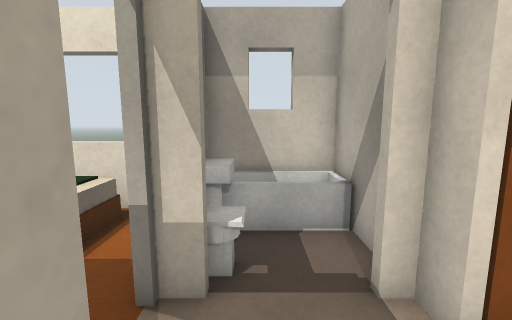
[1] (above)

23 first-person views from a walk through a Gazebo world. The camera is 1.2 m above the floor, tilts 8° down and sees 90° across. The floor is counted in squares, 0.5 m on a side. Each view is taken from the middle of a square. On the plan, view 1 faces up. The plan holds only what a view shows up to about 17 squares ahead; the rest is blank.

[2]
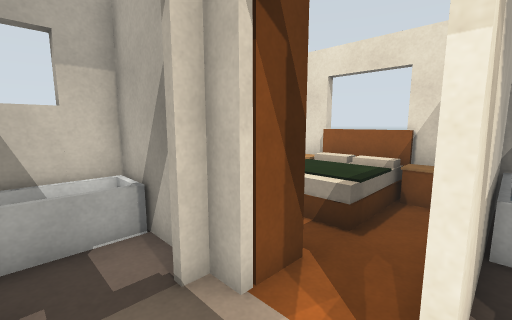

[3]
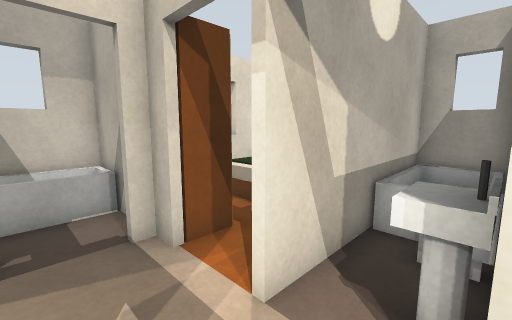

[4]
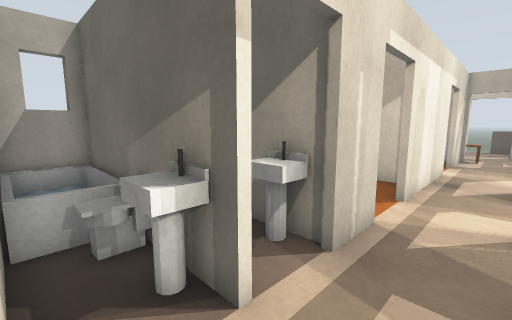

[5]
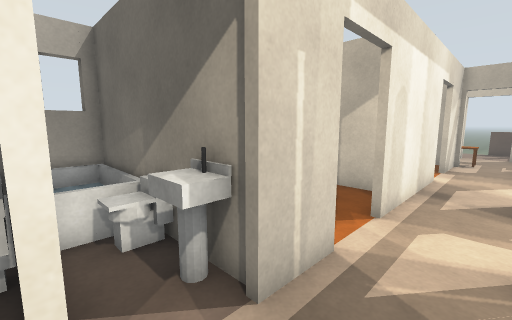

[6]
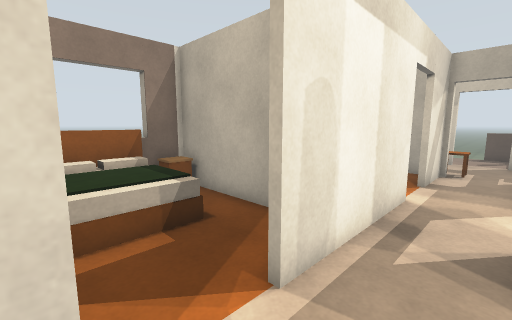

[7]
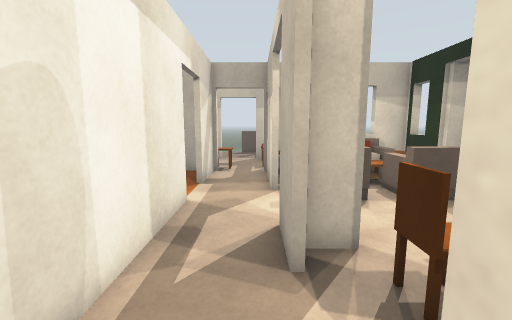

[8]
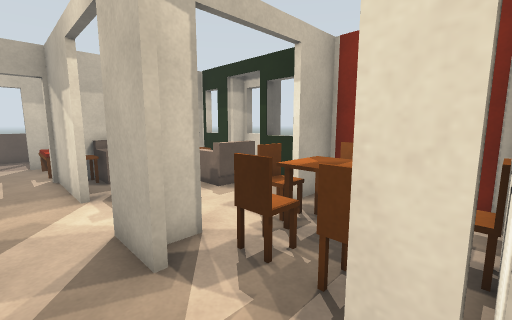

[9]
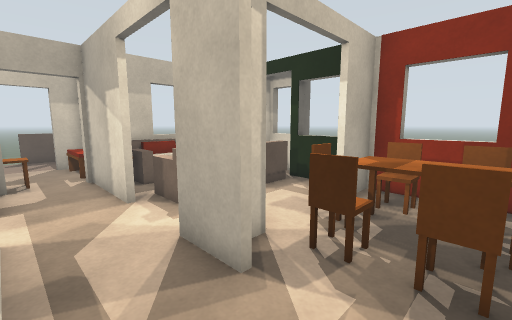

[10]
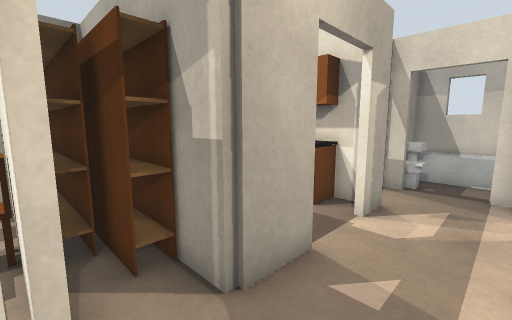

[11]
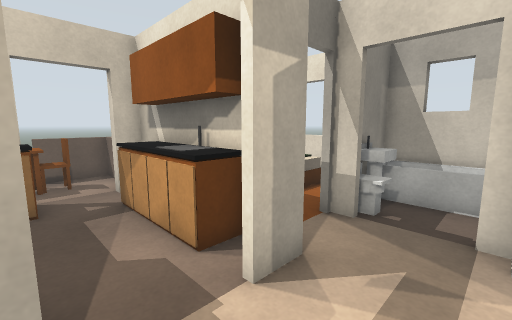

[12]
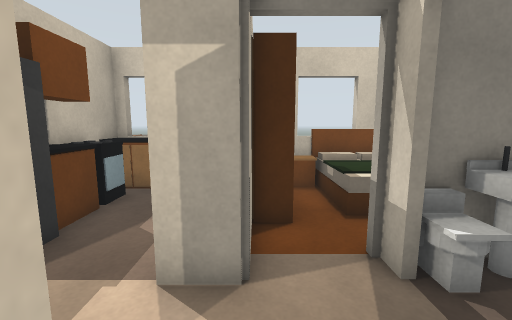

[13]
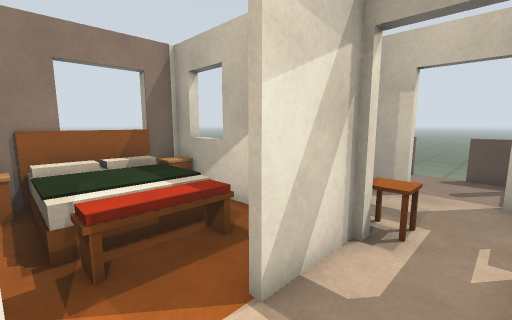

[14]
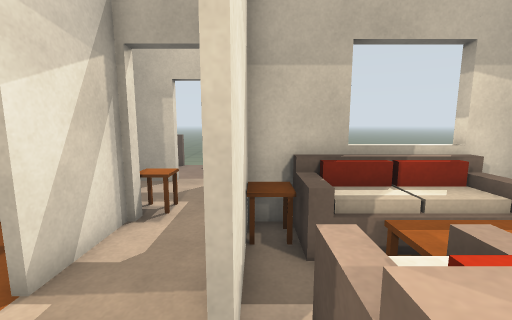

[15]
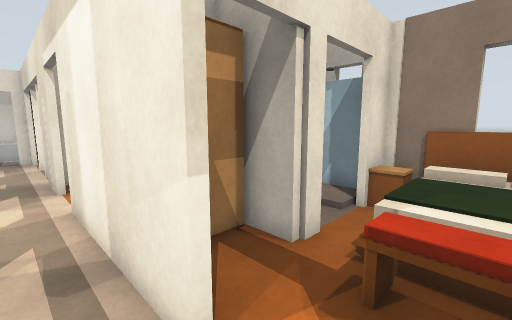

[16]
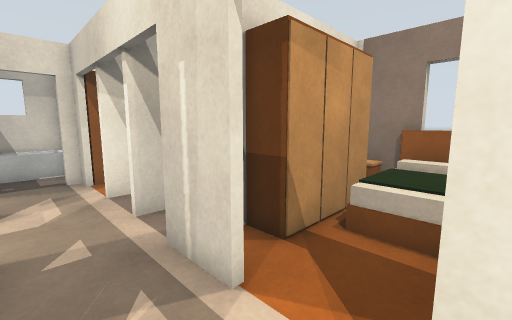

[17]
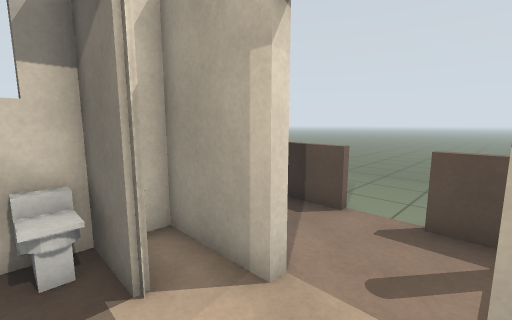

[18]
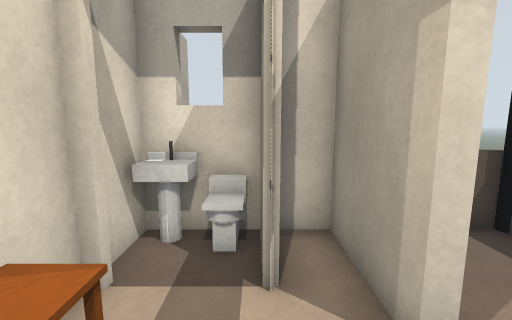

[19]
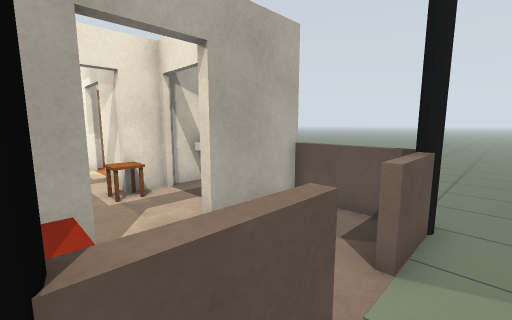

[20]
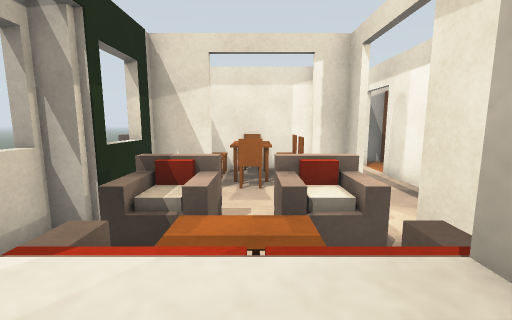

[21]
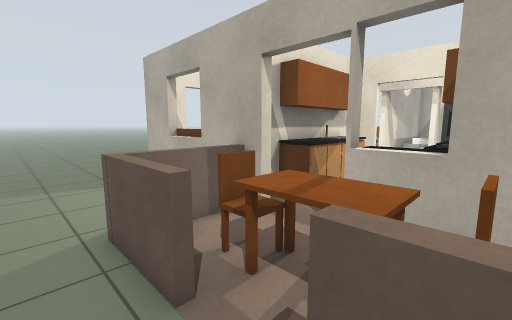

[22]
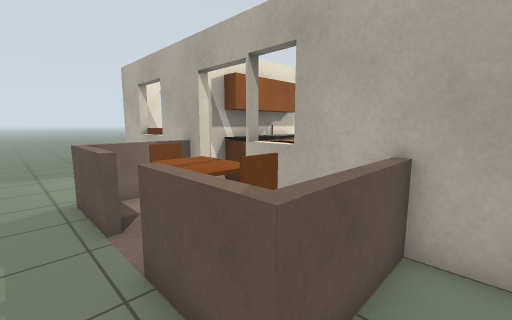

[23]
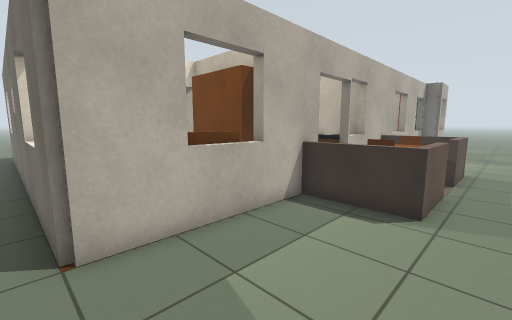

### Floor plan
Key: @ floor where view 1 was taken; # wall or solid block; . floor; = window, fence, low wall or low ledge; B bed; W wardrobe; T table; C chair; S sofa; O other object.
Columns run from 13 left of view 1 to 11 right of it. Each row starts with its distance up from view 1.
  9 ....
  8 ........................
  7 .....###==###OO####==###
  6 .....#B  B..OOOO      O#
  5 .....#BBBB..O..#   BBBB
  4 .....#BBBB..OO.#  .BBBB
  3 .....#B........#W..BBBB#
  2 .....#OWWWW...........B#
  1 ..===##W#####......... #
  0 ..=..#.OOOOO#@..####OOO#
 -1 ..=.............OOOO  O#
 -2 ..#CC...........O#######
 -3 ...TT#O.....O.....OO  O#
 -4 ..#CC#O.OOOOO...OOOOOOO#
 -5 ..=CC##OOOO##..##W    O#
 -6 ..=# #OOOOO....#.WWWWWB#
 -7 ..===####C###......BBBB#
 -8 ..  .#.CCCCC.......BBBB
 -9 ..   =.CTTCC...#...BBBB
-10 ...  =.CCTCC...#......O#
-11 ...  #...C..#..#.....#O#
-12 ...  ###...##..#WW#    #
-13 ...  #.........#..# ..O#
-14 ..   =.........#..##..##
-15     ##OOO.OO..........B#
-16     =#OOO.OO#....OBBBBB#
-17     =#OOTTTO#....OBBBBB
-18     ## STTTS#..#.OBBBBB
-19      =OOSSSTT..#...BBBB#
-20      ###SSS##..#####=#O#
-21          .  #..T.#O#
-22             =.....O#
-23             =....###
-24             #......#
-25             #...####
-26             O......=
-27             O......=
-28             O......=   ..
-29             #==.===#.....
-30             . ...........

Where each view was taken, in squares from view 1:
view 1: 0 up, 0 right, facing up
view 2: 0 up, 0 right, facing up-right
view 3: 2 down, 0 right, facing up-right
view 4: 0 up, 0 right, facing down-right
view 5: 2 down, 0 right, facing down-right
view 6: 6 down, 0 right, facing down-right
view 7: 7 down, 0 right, facing down
view 8: 7 down, 1 right, facing down-left
view 9: 8 down, 2 right, facing down-left
view 10: 7 down, 2 right, facing up-left
view 11: 3 down, 2 right, facing up-left
view 12: 1 up, 3 right, facing left
view 13: 15 down, 0 right, facing down-right
view 14: 14 down, 1 left, facing down
view 15: 17 down, 1 right, facing up-right
view 16: 9 down, 0 right, facing up-right
view 17: 22 down, 0 right, facing down-right
view 18: 23 down, 0 right, facing right
view 19: 30 down, 1 left, facing up-right
view 20: 21 down, 4 left, facing up
view 21: 5 down, 13 left, facing up-right
view 22: 8 down, 13 left, facing up-right
view 23: 8 up, 13 left, facing down-right
